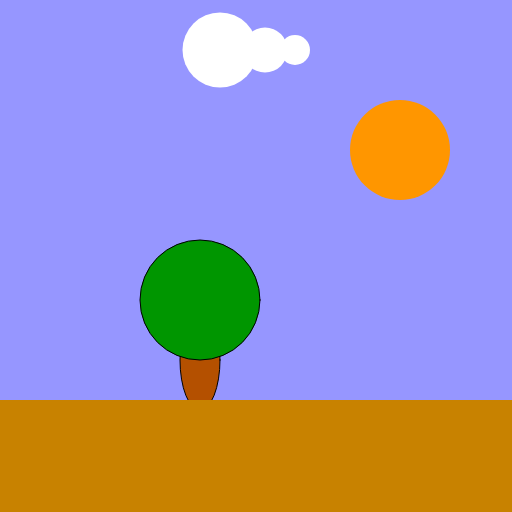
Frame 1 (no input)
Frame 60 (no input): identical to frame 1, image omitted
Frame 120 (the mouse pressed at the canvas centre since frame 60): identical to frame 1, image omitted

The p5.js sketch that drew this single still picture (run headless with seeded random() and noise() and a simulated clock; from frame 60 on, the mouse is pressed at the canvas centre):

// p5.js sketch
// ── sketch.js
//declare variables
var treePos_x;
var cloudPos_x;
var cloudScale;


function setup() 
{
    createCanvas(512,512);
    //initialize variables
    treePos_x = 200;
    cloudPos_x = 220;
    cloudScale = 1.5 ;
    
}

function draw()
{
    background(150,150,255);
    
    //sun
    noStroke();
    fill(255,150,0);
    ellipse(400,150,100,100);
    
    //tree
    stroke(0);
    fill(180,80,0);
    ellipse(treePos_x,360,40,100);
    fill(0,150,0);
    ellipse(treePos_x,300,120,120);
    
    //cloud
    noStroke();
    fill(255);
    ellipse(cloudPos_x,50,50 * cloudScale,50 * cloudScale);
    ellipse(cloudPos_x + 30 * cloudScale,50,30 * cloudScale,30 * cloudScale);
    ellipse(cloudPos_x + 50 * cloudScale,50,20 * cloudScale,20 * cloudScale);
    
    //ground
    fill(200,130,0);
    rect(0,400,width,112);
    

}
